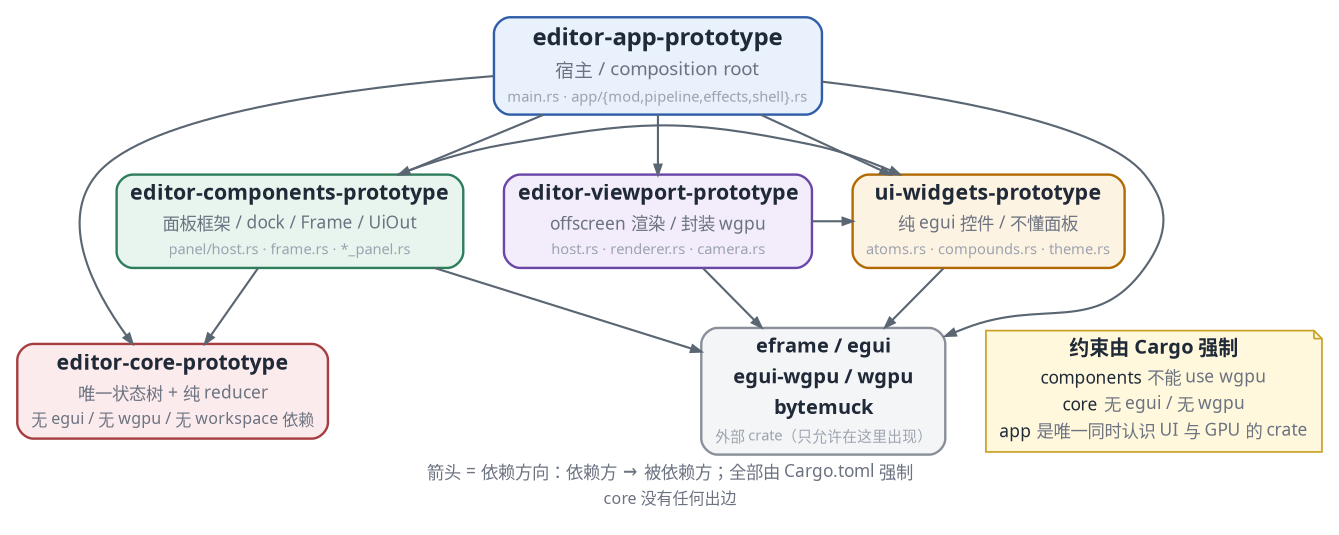
#> input picture KairosEngine/prototypes/editor-ui/docs/diagrams/.01-crates.probe.png, 1339 x 535 px; its folder holds only this picture in this run
$ python render_diagrams.py
#> lines starting #> are read from the running program, lines starting #| are printed output that depends on the picture
#!/usr/bin/env python3
# -*- coding: utf-8 -*-
"""Regenerate the seven architecture diagrams for the editor-ui prototype.

Usage (from anywhere):
    python3 prototypes/editor-ui/docs/diagrams/render_diagrams.py
    python3 render_diagrams.py            # when cwd is this directory
    python3 render_diagrams.py 04-draw-path 07-code-map   # subset

Outputs 01-crates.png ... 07-code-map.png next to this file (1800 px wide,
white background). Requirements: graphviz 'dot', python3 + matplotlib +
Pillow, and macOS system fonts (Hiragino Sans GB for Chinese, Menlo for code).
No network access is used.
"""
from __future__ import annotations

import logging
import shutil
import subprocess
import sys
from pathlib import Path

import matplotlib

matplotlib.use("Agg")
import matplotlib.pyplot as plt  # noqa: E402
from matplotlib import font_manager  # noqa: E402
from matplotlib.patches import (  # noqa: E402
    Circle,
    FancyArrowPatch,
    FancyBboxPatch,
)
from PIL import Image, ImageDraw, ImageFont  # noqa: E402

# --------------------------------------------------------------------------
# paths / constants
# --------------------------------------------------------------------------
HERE = Path(__file__).resolve().parent
OUT = HERE

FINAL_W = 1800          # every delivered PNG is exactly this wide
MARGIN = 40             # left/right white margin
CONTENT_W = FINAL_W - 2 * MARGIN   # 1720 px of drawing area
HEADER_H = 96
BOTTOM_H = 34

DOT = shutil.which("dot") or "/usr/local/bin/dot"
HIRAGINO_TTC = "/System/Library/Fonts/Hiragino Sans GB.ttc"
MENLO_TTC = "/System/Library/Fonts/Menlo.ttc"
ARIAL_UNICODE = "/Library/Fonts/Arial Unicode.ttf"

# --------------------------------------------------------------------------
# fonts
# --------------------------------------------------------------------------
for _path in (HIRAGINO_TTC, MENLO_TTC, ARIAL_UNICODE):
    if Path(_path).exists():
        try:
            font_manager.fontManager.addfont(_path)
        except Exception:  # pragma: no cover - older matplotlib
            pass

logging.getLogger("matplotlib.font_manager").setLevel(logging.ERROR)

# family lists act as fallback chains: first font wins for glyphs it has.
F_CJK = ["Hiragino Sans GB", "Arial Unicode MS", "Heiti SC", "sans-serif"]
F_MONO = ["Menlo", "Hiragino Sans GB", "monospace"]
F_SANS = F_CJK

# graphviz font names (single face per run; mixed rows use inline FONT tags)
GV_CJK = "Hiragino Sans GB"
GV_MONO = "Menlo"

# --------------------------------------------------------------------------
# palette -- one colour per architectural area, shared by every diagram
# --------------------------------------------------------------------------
WHITE = "#FFFFFF"
INK = "#1F2937"
MUTED = "#6B7280"
FAINT = "#9CA3AF"
RULE = "#E5E7EB"
DOTGRID = "#F3F4F6"

PAL = {
    "app":        {"fill": "#E8F1FC", "edge": "#2F5DA8", "accent": "#2F5DA8"},
    "components": {"fill": "#E7F5EE", "edge": "#2E7D5B", "accent": "#2E7D5B"},
    "viewport":   {"fill": "#F2ECFB", "edge": "#6B46A8", "accent": "#6B46A8"},
    "widgets":    {"fill": "#FDF3E3", "edge": "#B26A00", "accent": "#B26A00"},
    "core":       {"fill": "#FCEBEC", "edge": "#A63D40", "accent": "#A63D40"},
    "host":       {"fill": "#E9F4F8", "edge": "#2C6E82", "accent": "#2C6E82"},
    "extern":     {"fill": "#F4F5F7", "edge": "#8A9099", "accent": "#6B7280"},
    "note":       {"fill": "#FFF8DC", "edge": "#C9A227", "accent": "#C9A227"},
    "highlight":  {"fill": "#FFE8B3", "edge": "#D97706", "accent": "#D97706"},
    "danger":     {"fill": "#FDECEA", "edge": "#C0392B", "accent": "#C0392B"},
    "neutral":    {"fill": "#FFFFFF", "edge": "#9CA3AF", "accent": "#6B7280"},
}

EDGE_OWN = "#5B6673"
EDGE_BORROW = "#2F5DA8"
EDGE_DONE = "#2E7D5B"
EDGE_ERR = "#C0392B"


def c(name):
    return PAL[name]


# --------------------------------------------------------------------------
# graphviz helpers
# --------------------------------------------------------------------------
def gv_span(text, face=GV_CJK, size=14, color=INK, bold=False):
    """One inline font run for an HTML-like label."""
    text = (text.replace("&", "&amp;").replace("<", "&lt;").replace(">", "&gt;"))
    b = "<B>" if bold else ""
    e = "</B>" if bold else ""
    return ('<FONT FACE="%s" POINT-SIZE="%s" COLOR="%s">%s%s%s</FONT>'
            % (face, size, color, b, text, e))


def gv_row(html_runs, align="CENTER"):
    return '<TR><TD ALIGN="%s">%s</TD></TR>' % (align, html_runs)


def gv_label(rows, cellpadding=3):
    """HTML-like label string (with the outer double angle brackets)."""
    body = "".join(rows)
    return ('<<TABLE BORDER="0" CELLBORDER="0" CELLSPACING="0" '
            'CELLPADDING="%d">%s</TABLE>>' % (cellpadding, body))


def _has_cjk(text):
    return any("\u4e00" <= ch <= "\u9fff" or "\u3000" <= ch <= "\u303f"
               or "\uff00" <= ch <= "\uffef" for ch in text)


def gv_edge_label(lines, size=12.5):
    rows = [gv_row(gv_span(t, GV_CJK if _has_cjk(t) else GV_MONO, size))
            for t in lines]
    return gv_label(rows, cellpadding=1)


def render_dot(name, src):
    """Render a graphviz source at 2x the target width, then compose."""
#> called with name = '01-crates'
    dot_path = OUT / (".%s.dot" % name)
    probe = OUT / (".%s.probe.png" % name)
    raw = OUT / (".%s.raw.png" % name)
    dot_path.write_text(src, encoding="utf-8")
    try:
        subprocess.run([DOT, "-Tpng", "-Gdpi=96", str(dot_path), "-o", str(probe)],
                       check=True, capture_output=True)
        with Image.open(probe) as p:
#> p is the input picture: PIL image 1339x535 RGBA; mean R, G, B, A 241.9, 241.5, 240.9, 254.8
            w96 = p.width
        dpi = max(120, min(600, round(96 * (CONTENT_W * 2) / w96)))
        subprocess.run([DOT, "-Tpng", "-Gdpi=%d" % dpi, str(dot_path), "-o", str(raw)],
                       check=True, capture_output=True)
        compose(name, raw)
    finally:
        for p in (dot_path, probe, raw):
            try:
                p.unlink()
            except OSError:
                pass


# --------------------------------------------------------------------------
# header / page composition
# --------------------------------------------------------------------------
def _pil_font(path, size, index=0):
    return ImageFont.truetype(path, size, index=index)


def _cjk_pil(size, bold=False):
    # face 0 = W3, face 2 = W6
    return _pil_font(HIRAGINO_TTC, size, index=2 if bold else 0)


def _mono_pil(size, bold=False):
    return _pil_font(MENLO_TTC, size, index=1 if bold else 0)


DIAGRAM_TITLES = {
    "01-crates": "Crate 分层与依赖方向（Cargo 强制）",
    "02-objects": "运行时对象与所有权：谁拥有谁、谁借用谁",
    "03-frame-phases": "一帧的五个阶段（frame phases）",
    "04-draw-path": "面板到底在哪里被画出来？（唯一绘制调用链）",
    "05-message-path": "交互消息怎么走：Action → Effect → 完成回调",
    "06-viewport-lifecycle": "一个 Viewport 的生命周期（状态机）",
    "07-code-map": "我要找 X，应该看哪里？（代码地图）",
}
DIAGRAM_PALETTE = {
    "01-crates": PAL["app"],
    "02-objects": PAL["host"],
    "03-frame-phases": PAL["app"],
    "04-draw-path": PAL["components"],
    "05-message-path": PAL["core"],
    "06-viewport-lifecycle": PAL["viewport"],
    "07-code-map": PAL["widgets"],
}


def compose(name, raw_png):
    """Scale content to CONTENT_W, add the uniform header + footer, save."""
#> called with name = '01-crates'
    number = name.split("-")[0]
    accent = DIAGRAM_PALETTE[name]["accent"]
    title = DIAGRAM_TITLES[name]

    src = Image.open(raw_png).convert("RGB")
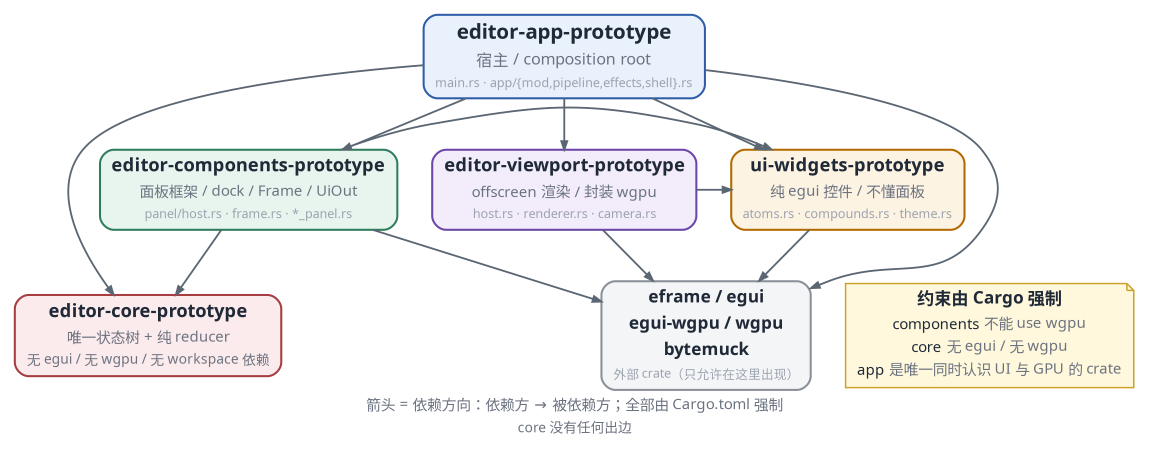
#> input picture KairosEngine/prototypes/editor-ui/docs/diagrams/.01-crates.raw.png, 3446 x 1375 px (shown at 1/3 size)
    scale = CONTENT_W / src.width
    content = src.resize((CONTENT_W, max(1, round(src.height * scale))),
                         Image.LANCZOS)
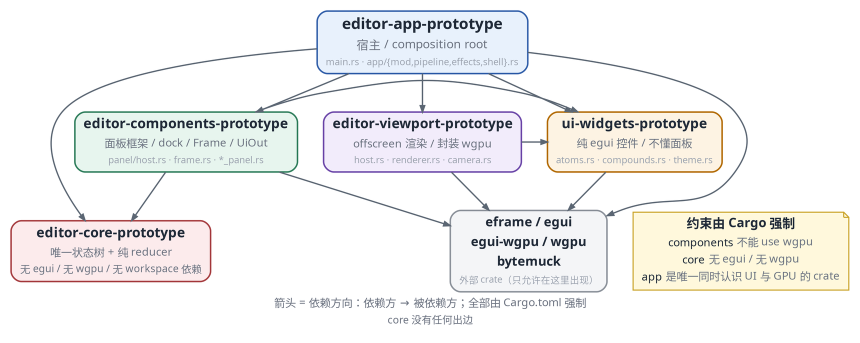
#> content: PIL image 1720x686 RGB (shown at 1/2 size); mean R, G, B 241.8, 241.5, 240.8
    height = HEADER_H + content.height + BOTTOM_H
    canvas = Image.new("RGB", (FINAL_W, height), WHITE)
#> canvas: PIL image 1800x816 RGB; every value is 255
#> (the rest of the program and of its run is left out)
